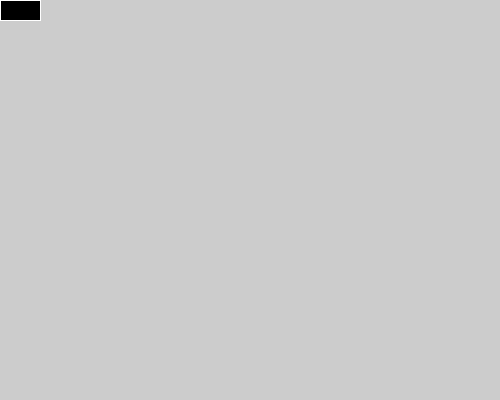
Frame 1 (no input)
Frame 60 (the mouse pressed at the canvas centre just before this capture): identical to frame 1, image omitted
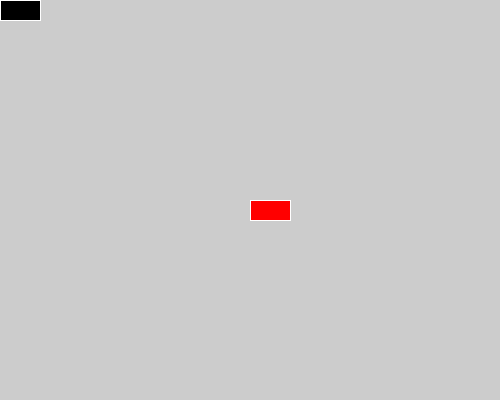
Frame 120 (the mouse held since frame 60 and released just before this capture)

The Processing sketch that drew these frames (run headless with seeded random() and noise(); from frame 60 on, the mouse is pressed at the canvas centre):

// Processing sketch: rectangles
// ── rectangles.pde
/*Initialize variables*/
int i;

void setup() {
  size(500, 400);
}

void draw() {
  if (mousePressed) {
    i+= 10;
  }
  stroke(255);
  fill(i,0,0);
  rect(mouseX, mouseY, 40, 20);
}
